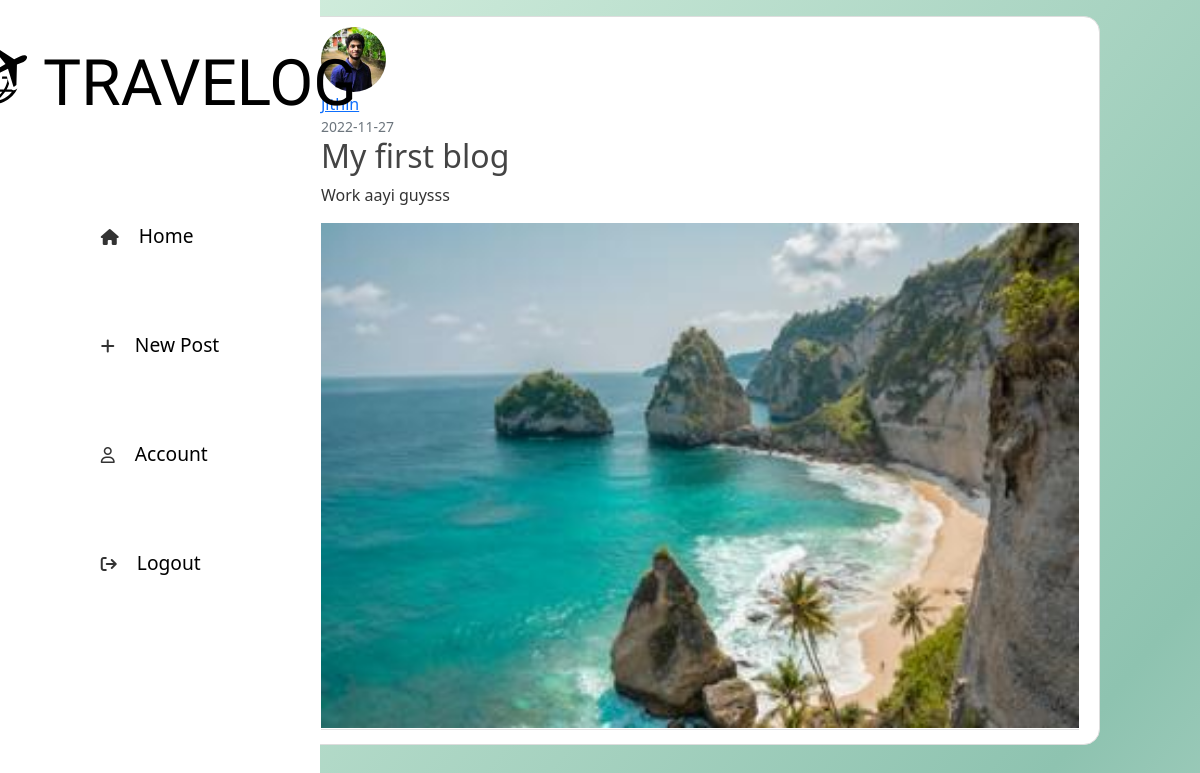
/post/1, run on an earlier commit of the app's database.
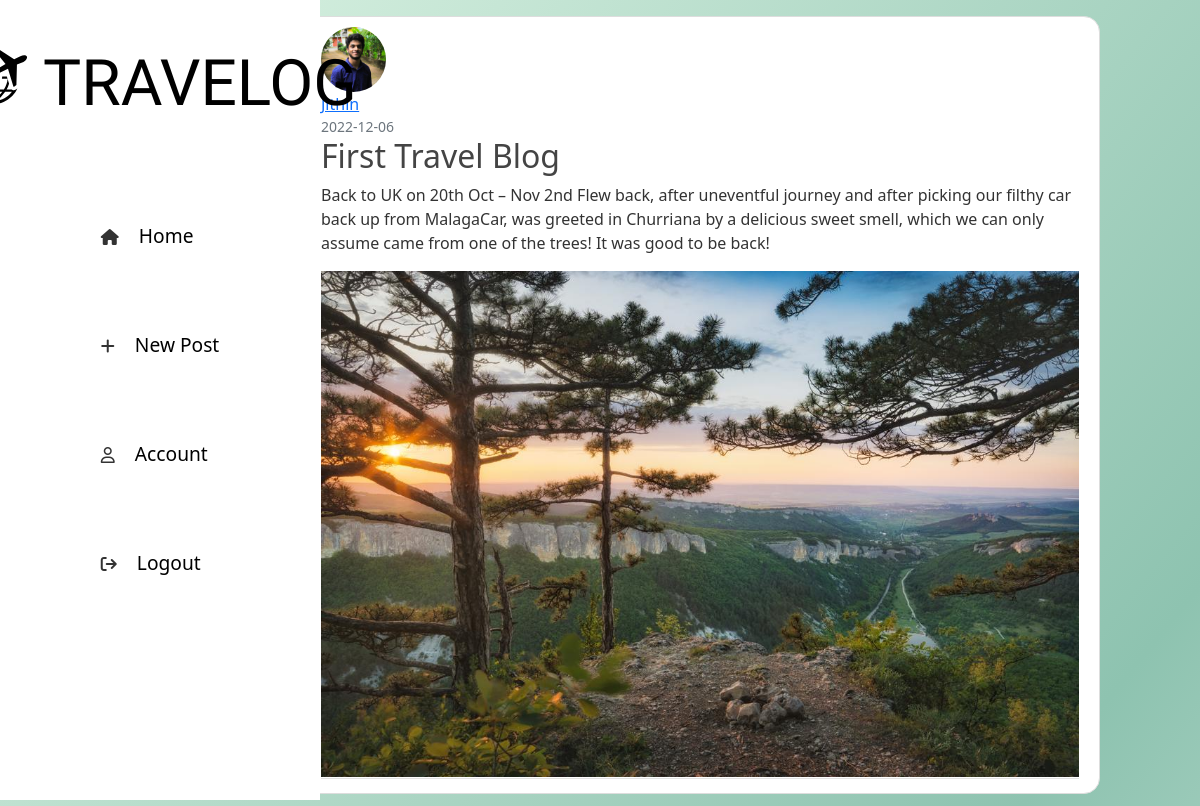
And on a later commit of the database.
### app/models.py (models this page shows, shortened)
class User(db.Model, UserMixin):
    id=db.Column(db.Integer, primary_key=True)
    username = db.Column(db.String(20), nullable=False)
    email = db.Column(db.String(120), unique=True, nullable=True)
    image_file = db.Column(db.String(20), nullable=False, default='default.jpg')
    password = db.Column(db.String(80), nullable=False)
    posts = db.relationship('Post', backref='author', lazy=True)

class Post(db.Model):
    id = db.Column(db.Integer, primary_key=True)
    title = db.Column(db.String(100), nullable=False)
    date_posted = db.Column(db.DateTime, nullable=False, default=datetime.utcnow)
    content = db.Column(db.Text, nullable=False)
    user_id = db.Column(db.Integer, db.ForeignKey('user.id'), nullable=False)
    blog_image = db.Column(db.String(20), nullable=False, default='default-blog.png')

### app/routes.py (the view)
@app.route("/post/<int:post_id>")
def post(post_id):
    post = Post.query.get_or_404(post_id)
    return render_template('post.html', title=post.title, post=post)

### app/templates/post.html (shortened to what this page needs)
{% extends "layout.html" %}
{% block content %}
<article class="media content-section">
    <img class="rounded-circle article-img"
        src="{{ url_for('static', filename='profile-pics/' + post.author.image_file) }}">
    <div class="media-body">
        <div class="article-metadata">
            <a class="mr-2" href="#">{{ post.author.username }}</a>
            <small class="text-muted">{{ post.date_posted.strftime('%Y-%m-%d') }}</small>
            <h2 class="article-title">{{ post.title }}</h2>
            <p class="article-content">{{ post.content }}</p>
            <img class="" src="../static/blog-pics/{{post.blog_image}}"/>
        </div>
    </div>
</article>
{% endblock content %}

What changed in the data, as far as the page shows it:
changed User "Jithin": image_file: a different picture
changed Post: date_posted "2022-11-27" → "2022-12-06"; title "My first blog" → "First Travel Blog"; content "Work aayi guysss" → "Back to UK on 20th Oct – Nov 2nd Flew back, after uneventful journey and after picking our filthy car back up from MalagaCar, was greeted in Churriana by a delicious sweet smell, which we can only assume came from one of the trees! It was good to be back!"; blog_image: a different picture
